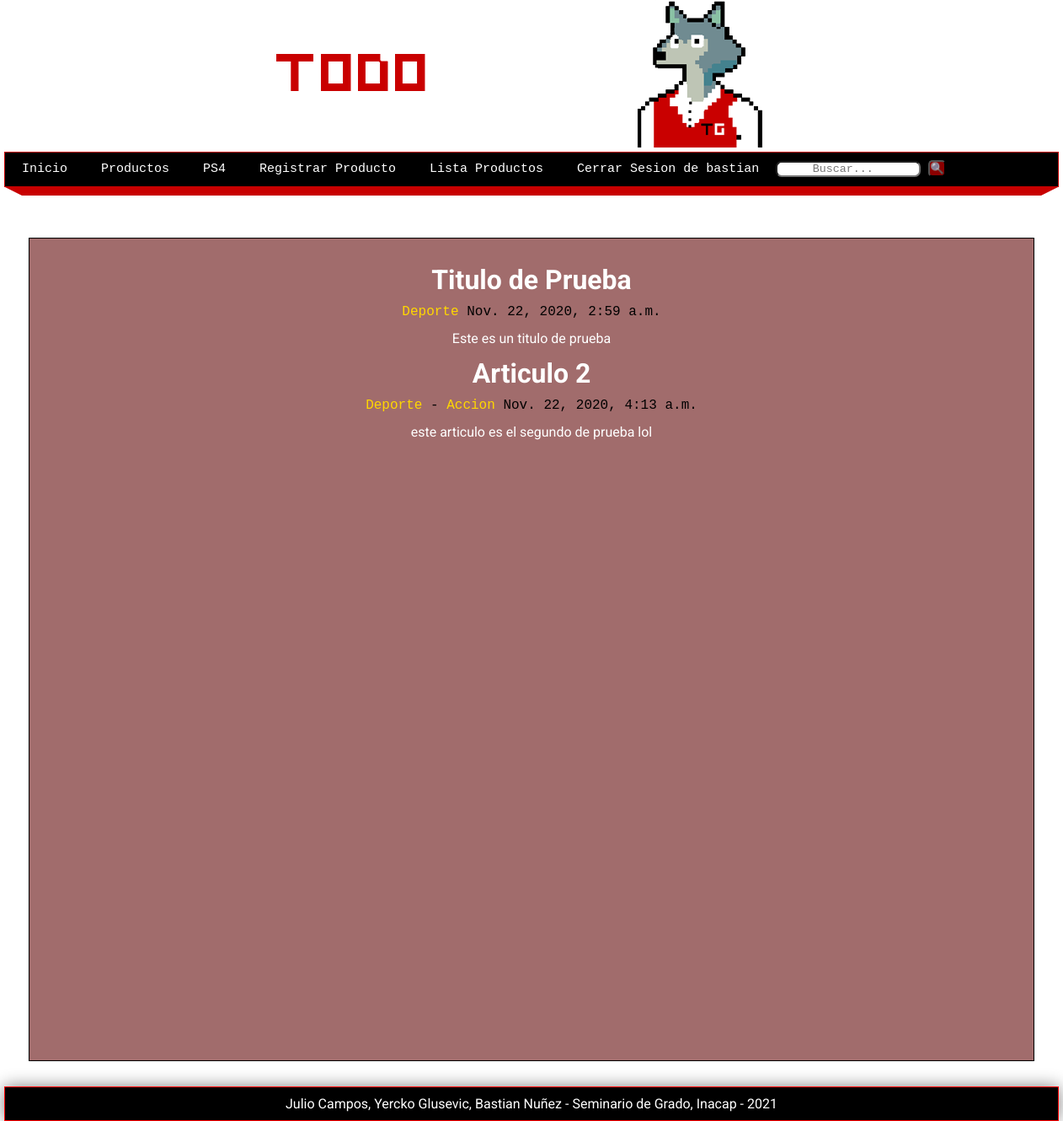
The app's page /articulos/ (signed in) with its own data.
### blog/models.py (models this page shows, shortened)
class Article(models.Model):
    title = models.CharField(max_length=300, verbose_name='Titulo')
    content = RichTextField(verbose_name='Contenido')
    public = models.BooleanField(verbose_name='¿Publicado?')
    user = models.ForeignKey(User, editable=False, verbose_name='Usuario', on_delete=models.CASCADE)
    categories = models.ManyToManyField(Category, verbose_name='Categorias', blank=True)
    created_at = models.DateTimeField(auto_now_add=True, verbose_name='Creado el ')
    updated_at = models.DateTimeField(auto_now=True, verbose_name='Editado el ')
    class Meta:
        verbose_name = 'Articulo'
        verbose_name_plural = 'Articulos'

class Category(models.Model):
    name = models.CharField(max_length=100, verbose_name='Nombre')
    description = models.CharField(max_length=300, verbose_name='Descripcion')
    created_at = models.DateTimeField(auto_now_add=True, verbose_name='Creado el ')
    class Meta:
        verbose_name = 'Categoria'
        verbose_name_plural = 'Categorias'
    def __str__(self):
        return self.name

### blog/views.py (the view)
# urls.py: path('articulos/', views.list, name="list_articles"),
def  list(request):
    articles = Article.objects.all()
    return render(request, 'articles/list.html',{
        'title': 'Articulos',
        'articles': articles
    })

### pages/context_processors.py (called while the page is built)
def get_pages(request):
    pages = Page.objects.filter(visible=True).order_by('order').values_list('id', 'title', 'slug')
    return {
        'pages': pages
    }

### blog/templates/articles/list.html (shortened to what this page needs)
{% extends 'layouts/layout.html' %}
{% block content%}
    {% for article in articles %}
        <div class="data">
            <h1>{{article.title}}</h1>
                {% for category in article.categories.all %}
                    <a href="#">{{category}}</a>
                    {% if forloop.counter < article.categories.all|length %}
                        {{' - '}}
                    {% endif %}
                {% endfor %}
            <span class="date">
            {{article.created_at}}
            </span>
            <p>
                {{article.content|safe}}
            </p>
        </div>
    {% endfor %}
{% endblock %}

### mainapp/templates/layouts/layout.html (shortened to what this page needs)
{% load static %}
<!DOCTYPE html>
<html lang="es">
<head>
    <link rel="stylesheet" type="text/css" href="{% static 'css/styles.css' %}" />
</head>
<body>
    <header>
    <div class="banner">
        <picture>
            <source media="(min-width:667px)" srcset="{% static 'images/banner.png'%}">
            <img src="{% static 'images/logo.png'%}" alt="TodoGames" style="width:auto;">
        </picture>
    </div>
    </header>
    <nav>
        <ul>
            <li>
                <a href="{% url 'index' %}">Inicio</a>
            </li>
            <li>
                <a href="{% url 'juegos' %}">Productos</a>
            </li>
            <li>
                <a href="http://127.0.0.1:8000/juegos/?search=ps4">PS4</a>
            </li>
            {% if user.email %}
                <li>
                    <a href="{% url 'guardar_full' %}">Registrar Producto</a>
                </li>
                <li>
                    <a href="{% url 'juegos3' %}">Lista Productos</a>
                </li>
                <li>
                    <a id="cerrarSesion" href="{% url 'logout' %}">Cerrar Sesion de {{user.username}}</a>
                </li>
            {% else %}
            <li>
                <a href="{% url 'login' %}">Identificarse</a>
            </li>
            {%endif%}
            <li>
            <form class="form-inline my-2 my-lg-1" action="{% url 'juegos' %}">
            <input
            class="busquedaInput"
            type="search"
            placeholder="Buscar..."
            aria-label="Search"
            name='search'
            value="{{search_term}}">
            <button class="botones2" type="submit" >🔍</button>
            </form>
            </li>
        </ul>
    </nav>
    <div class="barra">
        <span class="esquina-izquierda"></span>
        <span class="relleno-barra"></span>
        <span class="esquina-derecha"></span>
    </div>
    <div id="content">
        <div class="box">
            {% block content %}{% endblock %}
        </div>
    </div>
    <footer id="barrita">
        Julio Campos, Yercko Glusevic, Bastian Nuñez - Seminario de Grado, Inacap - {% now "Y" %}
    </footer>
</body>
</html>

### mainapp/static/css/styles.css (style rules this page uses)
* { margin: 0px; padding: 0px; font-family: 'Courier New', Courier, monospace; text-decoration: none; }
.box p, .box h1, .box h2, .box h3, .box ul { margin-top: 10px; margin-bottom: 10px; }
body { background-image:url(https://i.ibb.co/3cbMNZt/Sin-t-tulo-5.png); font-family: 'Open Sans', sans-serif; }
h1 { font-family: 'Roboto', sans-serif; color: white; }
p { color: white; font-family: 'Roboto', sans-serif; line-height:25px; }
header { width: 1212px; height: 180px; background-color: transparent; margin: 0px auto; }
.banner { display: block; margin-left: auto; margin-right: auto; height: auto; width: 50%; max-width: 100%; }
#barrita { font-family: 'Roboto', sans-serif; }
nav { width: 1250px; height: 40px; background-color: black; border: 1px solid rgb(200, 0, 0); margin: 0 auto; font-size: 15px; text-decoration:none; }
nav ul { list-style: none; text-decoration: none; }
nav ul li { line-height: 40px; float: left; }
nav ul li a { display: block; padding-left: 20px; padding-right: 20px; color: white; }
.barra { width: 1250px; margin: 0 auto; }
.esquina-izquierda { display: block; border-left: 20px solid transparent; border-top: 10px solid rgb(200, 0, 0); float:left; }
.esquina-derecha { display: block; border-right: 20px solid transparent; border-top: 10px solid rgb(200, 0, 0); float:right; }
.relleno-barra { display: block; width: 1210px; height: 10px; background-color: rgb(200, 0, 0); float: left; }
#content { width: 1212px; min-height: 930px; text-align: center; margin: 0 auto; margin-bottom: 30px; margin-top: 60px; }
.box { background-color:rgba(121, 46, 46, 0.7); width: 95%; min-height: 935px; padding: 20px; border: 1px solid black; margin: 0 auto; color: black }
footer { width: 1250px; background-color: black; border: 1px solid red; color: white; text-align: center; padding-top: 10px; padding-bottom: 10px; box-shadow: 0px 0px 20px gray; margin: 0 auto; }
a { color:gold; }
.busquedaInput { text-align: center; margin: auto; border-radius: 7px; }
.botones2 { text-align: center; margin: auto; border-radius: 5px; background-color: darkred; }
form { text-align: center; margin: auto; border-radius: 10px; }

### records on screen
Article: title "Titulo de Prueba", created_at "Nov. 22, 2020, 2:59 a.m.", content "Este es un titulo de prueba"
Category: name "Deporte", value "-"
Article: title "Articulo 2", created_at "Nov. 22, 2020, 4:13 a.m.", content "este articulo es el segundo de prueba lol"
Category: name "Accion"

### other values on screen
{{ user.username }} "bastian"
